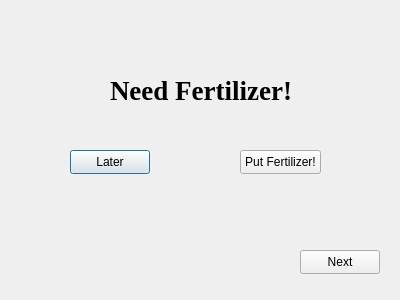
<?xml version="1.0" encoding="UTF-8"?>
<ui version="4.0">
 <class>ThirdDialog</class>
 <widget class="QDialog" name="ThirdDialog">
  <property name="geometry">
   <rect>
    <x>0</x>
    <y>0</y>
    <width>400</width>
    <height>300</height>
   </rect>
  </property>
  <property name="windowTitle">
   <string>Dialog</string>
  </property>
  <widget class="QLabel" name="label">
   <property name="geometry">
    <rect>
     <x>110</x>
     <y>70</y>
     <width>191</width>
     <height>41</height>
    </rect>
   </property>
   <property name="font">
    <font>
     <family>Times New Roman</family>
     <pointsize>20</pointsize>
     <bold>true</bold>
    </font>
   </property>
   <property name="text">
    <string>Need Fertilizer!</string>
   </property>
  </widget>
  <widget class="QPushButton" name="pushButton">
   <property name="geometry">
    <rect>
     <x>70</x>
     <y>150</y>
     <width>80</width>
     <height>24</height>
    </rect>
   </property>
   <property name="text">
    <string>Later</string>
   </property>
  </widget>
  <widget class="QPushButton" name="pushButton_2">
   <property name="geometry">
    <rect>
     <x>240</x>
     <y>150</y>
     <width>81</width>
     <height>24</height>
    </rect>
   </property>
   <property name="text">
    <string>Put Fertilizer!</string>
   </property>
  </widget>
  <widget class="QPushButton" name="Next2">
   <property name="geometry">
    <rect>
     <x>300</x>
     <y>250</y>
     <width>80</width>
     <height>24</height>
    </rect>
   </property>
   <property name="text">
    <string>Next</string>
   </property>
  </widget>
 </widget>
 <resources/>
 <connections/>
</ui>
